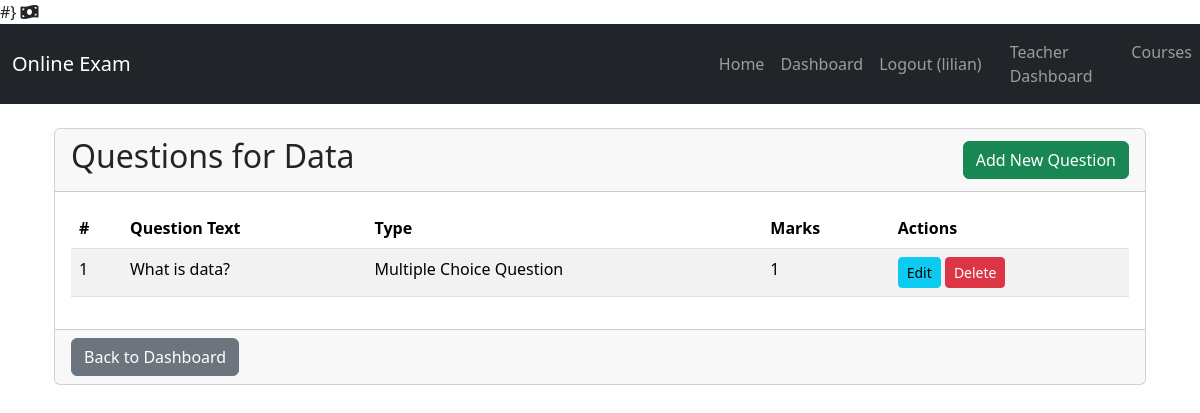
/teacher/courses/4/questions/ (signed in), run on an earlier commit of the app's database.
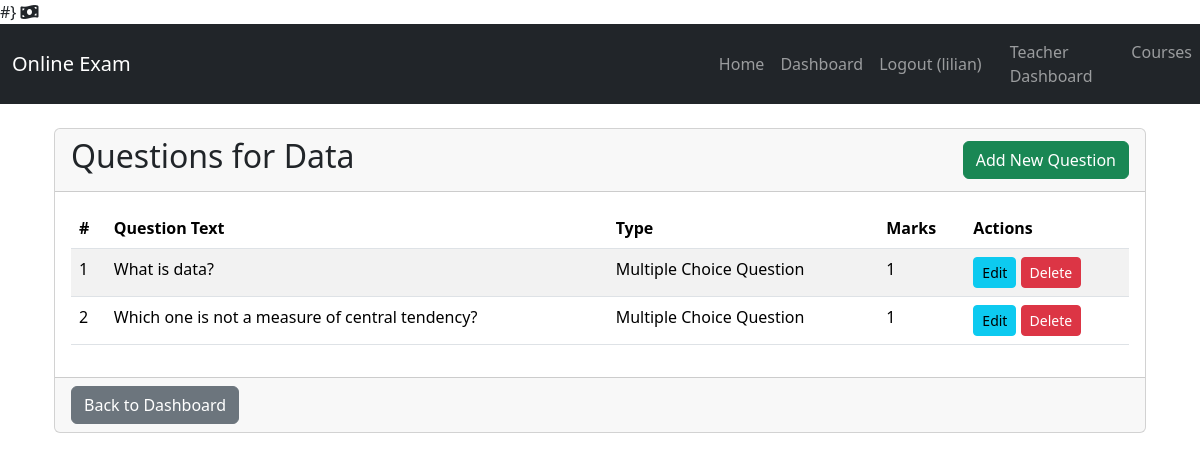
And on a later commit of the database.
### exam_app/models.py (models this page shows, shortened)
class Question(models.Model):
    course = models.ForeignKey(Course, on_delete=models.CASCADE)
    question_text = models.TextField()
    question_type = models.CharField(
        max_length=10,
        choices=QUESTION_TYPES,
        default='MCQ' # Set a default type, e.g., 'MCQ'
    )
    choice1 = models.CharField(max_length=255, blank=True, null=True) # Make optional
    choice2 = models.CharField(max_length=255, blank=True, null=True) # Make optional
    choice3 = models.CharField(max_length=255, blank=True, null=True) # Make optional
    choice4 = models.CharField(max_length=255, blank=True, null=True) # Make optional
    correct_choice = models.CharField(max_length=255, blank=True, null=True) # Make optional
    marks = models.IntegerField(default=1)

### exam_app/views.py (the view)
@login_required
@user_passes_test(is_teacher)
def teacher_question_list(request, course_pk):
    course = get_object_or_404(Course, pk=course_pk, teacher=request.user)
    questions = Question.objects.filter(course=course).order_by('id')
    context = {
        'course': course,
        'questions': questions
    }
    return render(request, 'teachers/question_list.html', context)

### exam_app/views.py (called while the page is built)
def is_teacher(user):
    return user.is_authenticated and user.is_teacher and user.approved

### exam_app/templates/teachers/question_list.html (shortened to what this page needs)
{% extends 'base.html' %}
{% load static %}
{% block content %}
    <div class="container mt-4">
        <div class="card">
            <div class="card-header d-flex justify-content-between align-items-center">
                <h2>Questions for {{ course.name }}</h2>
                <a href="{% url 'exam_app:teacher_question_create' course_pk=course.pk %}" class="btn btn-success">Add New Question</a>
            </div>
            <div class="card-body">
                {% if questions %}
                    <div class="table-responsive">
                        <table class="table table-striped table-hover">
                            <thead>
                                <tr>
                                    <th>#</th>
                                    <th>Question Text</th>
                                    <th>Type</th>
                                    <th>Marks</th>
                                    <th>Actions</th>
                                </tr>
                            </thead>
                            <tbody>
                                {% for question in questions %}
                                    <tr>
                                        <td>{{ forloop.counter }}</td>
                                        <td>{{ question.question_text|truncatechars:70 }}</td>
                                        <td>{{ question.get_question_type_display }}</td>
                                        <td>{{ question.marks }}</td>
                                        <td>
                                            <a href="{% url 'exam_app:teacher_question_update' pk=question.pk %}" class="btn btn-sm btn-info">Edit</a>
                                            <a href="{% url 'exam_app:teacher_question_delete' pk=question.pk %}" class="btn btn-sm btn-danger">Delete</a>
                                        </td>
                                    </tr>
                                {% endfor %}
                            </tbody>
                        </table>
                    </div>
                {% else %}
                    <p>No questions found for this course. Click "Add New Question" to get started!</p>
                {% endif %}
            </div>
            <div class="card-footer">
                <a href="{% url 'exam_app:teacher_dashboard' %}" class="btn btn-secondary">Back to Dashboard</a>
            </div>
        </div>
    </div>
{% endblock %}

What changed in the data, as far as the page shows it:
added Question: question_text "Which one is not a measure of central tendency?", question_type "Multiple Choice Question", marks "1"
